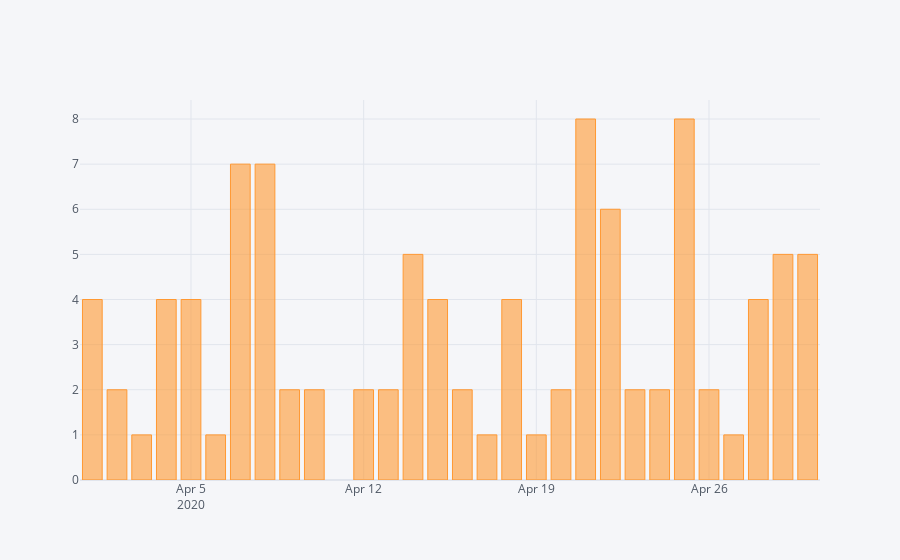

Notebook source saved alongside this figure:
### Code cell
by_time.iplot(kind='bar', bins=20)

### Figure 1 — Plotly figure (JSON) as saved in the notebook; plotly's stock layout.template omitted (floating-point values rounded to 4 significant figures)
{"data": [{"marker": {"color": "rgba(255, 153, 51, 0.6)", "line": {"color": "rgba(255, 153, 51, 1.0)", "width": 1}}, "name": "net_quantity", "orientation": "v", "text": "", "type": "bar", "x": ["2020-04-03", "2020-04-27", "2020-04-06", "2020-04-19", "2020-04-17", "2020-04-16", "2020-04-02", "2020-04-26", "2020-04-24", "2020-04-09", "2020-04-10", "2020-04-12", "2020-04-13", "2020-04-23", "2020-04-20", "2020-04-28", "2020-04-01", "2020-04-15", "2020-04-05", "2020-04-04", "2020-04-18", "2020-04-29", "2020-04-14", "2020-04-30", "2020-04-22", "2020-04-08", "2020-04-07", "2020-04-21", "2020-04-25"], "y": [1, 1, 1, 1, 1, 2, 2, 2, 2, 2, 2, 2, 2, 2, 2, 4, 4, 4, 4, 4, 4, 5, 5, 5, 6, 7, 7, 8, 8]}], "layout": {"legend": {"bgcolor": "#F5F6F9", "font": {"color": "#4D5663"}}, "paper_bgcolor": "#F5F6F9", "plot_bgcolor": "#F5F6F9", "title": {"font": {"color": "#4D5663"}}, "xaxis": {"gridcolor": "#E1E5ED", "showgrid": true, "tickfont": {"color": "#4D5663"}, "title": {"font": {"color": "#4D5663"}, "text": ""}, "zerolinecolor": "#E1E5ED"}, "yaxis": {"gridcolor": "#E1E5ED", "showgrid": true, "tickfont": {"color": "#4D5663"}, "title": {"font": {"color": "#4D5663"}, "text": ""}, "zerolinecolor": "#E1E5ED"}}}
